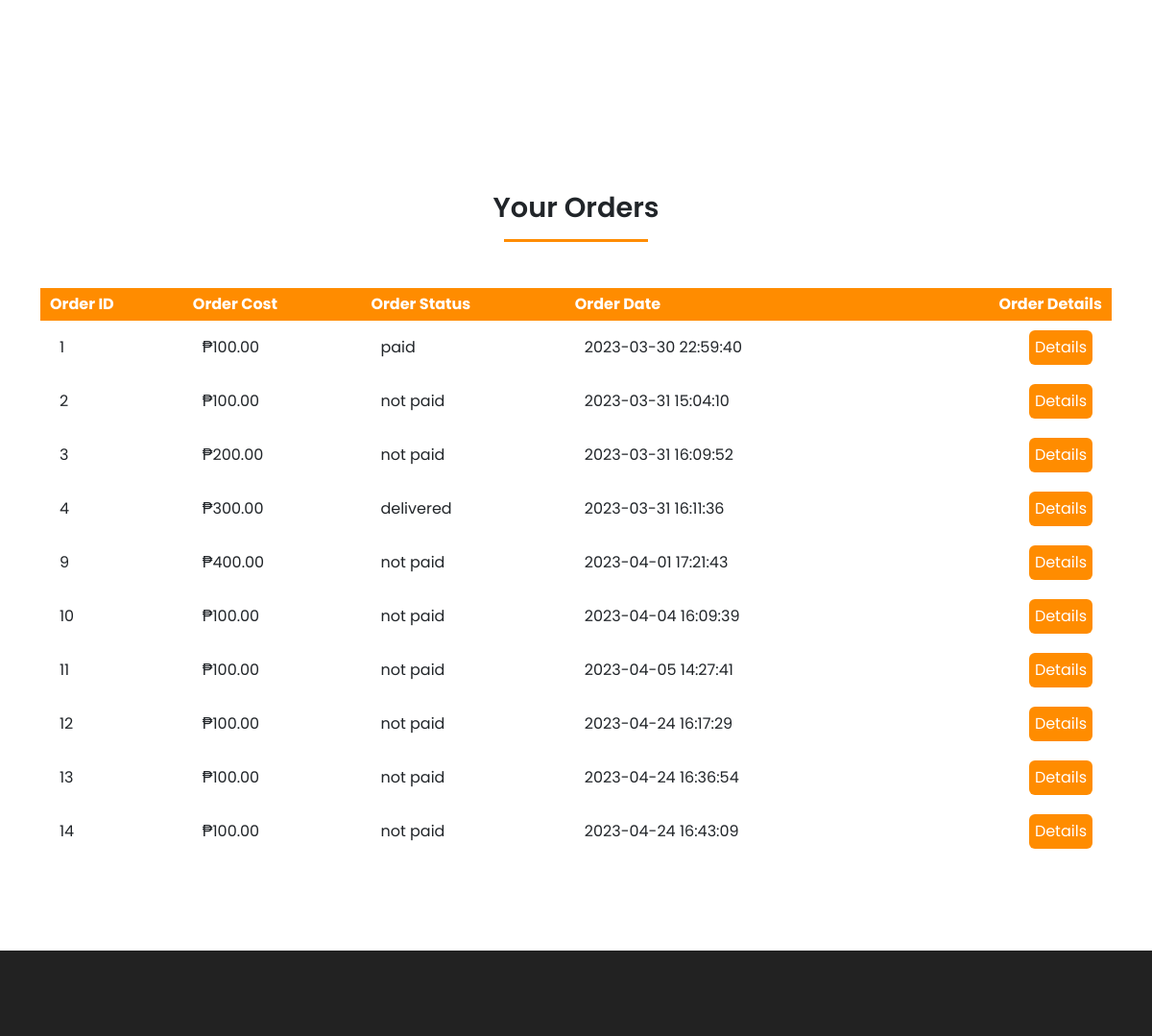
Page /account.php (signed in, middle part) on the earlier database version.
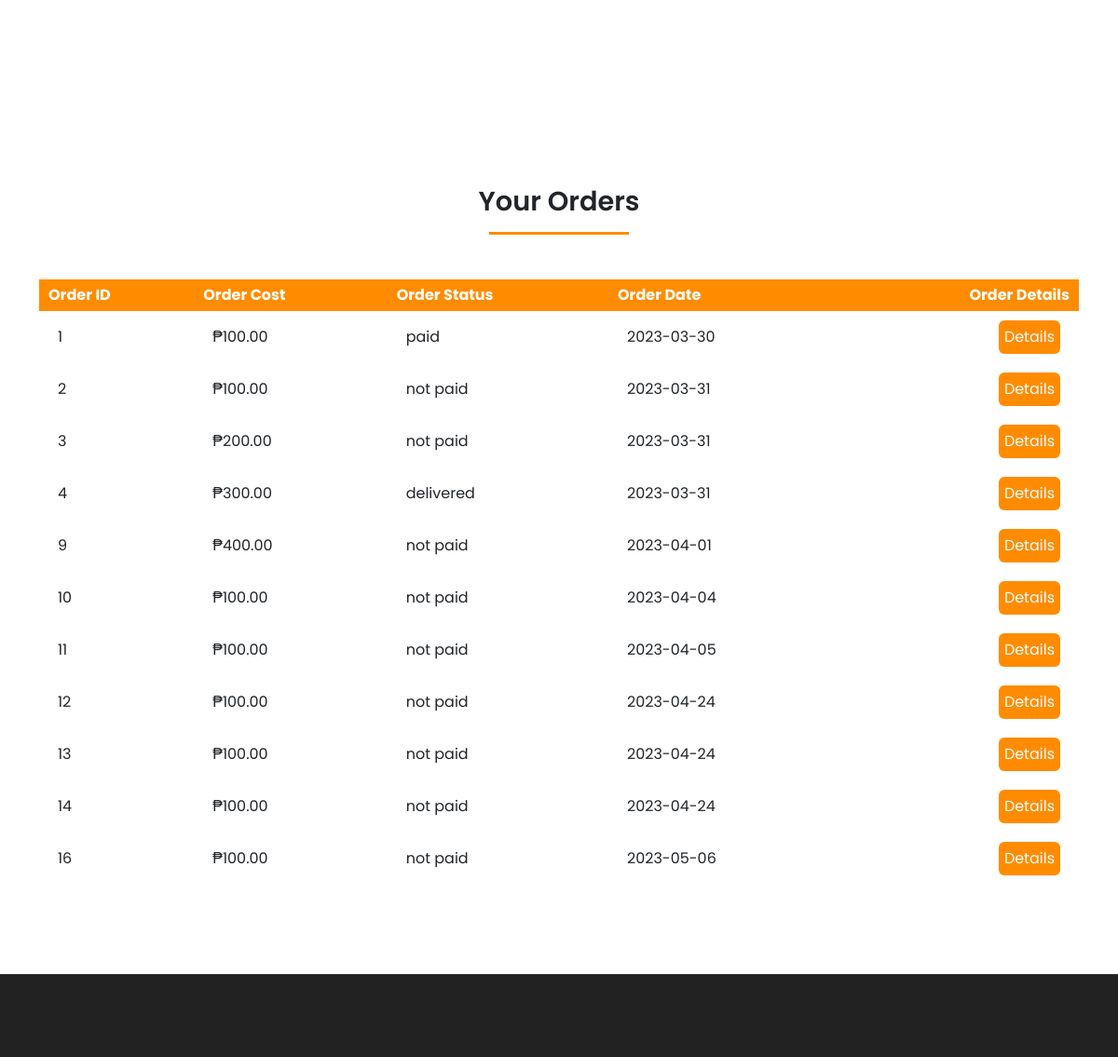
Same page on the later database version.
### tables this page shows
CREATE TABLE `orders` (
  `order_id` int(11) NOT NULL,
  `order_cost` decimal(6,2) NOT NULL,
  `order_status` varchar(100) NOT NULL DEFAULT 'on_hold',
  `user_id` int(11) NOT NULL,
  `user_phone` int(11) NOT NULL,
  `user_city` varchar(255) NOT NULL,
  `user_address` varchar(255) NOT NULL,
  `payment_method` varchar(20) NOT NULL,
  `payment_image` varchar(250) NOT NULL,
  `order_date` date NOT NULL DEFAULT current_timestamp()
);

### account.php (the view, shortened to what this page needs)
<?php
    include('layouts/header.php');
?>
<?php
include('server/connection.php');
if(isset($_SESSION['logged_in'])){
    $user_id = $_SESSION['user_id'];
    $stmt = $conn->prepare("SELECT * FROM orders WHERE user_id = ?");
    $stmt->bind_param('i', $user_id);
    $stmt->execute();
    $orders = $stmt->get_result();
}
?>
    <section class="my-5 py-5">
        <div class="row container mx-auto">
            <div class="text-center mt-5 pt-5 col-lg-6 col-md-12 col-sm-12">
            </div>
            <div class="col-lg-6 col-md-12 col-sm-12">
            </div>
        </div>
    </section>
    <section id="orders" class="orders container my-5 py-5">
        <div class="container mt-2">
            <h2 class="font-weight-bold text-center">Your Orders</h2>
            <hr class="mx-auto">
        </div>
        <table class="mt-5 pt-5">
            <tr>
                <th>Order ID</th>
                <th>Order Cost</th>
                <th>Order Status</th>
                <th>Order Date</th>
                <th>Order Details</th>
            </tr>
            <?php while($row = $orders->fetch_assoc()){ ?>
                <tr>
                    <td>
                        <span><?php echo $row['order_id']; ?></span>
                    </td>
                    <td>
                        <span>₱<?php echo $row['order_cost']; ?></span>
                    </td>
                    <td>
                        <span><?php echo $row['order_status']; ?></span>
                    </td>
                    <td>
                        <span><?php echo $row['order_date']; ?></span>
                    </td>
                    <td>
                        <form method="POST" action="order_details.php">
                            <input type="submit" class="btn order-details-btn" name="order_details_btn" value="Details">
                        </form>
                    </td>
                </tr>
            <?php }?>
        </table>
    </section>
    <?php include('layouts/footer.php'); ?>

### layouts/header.php (shortened to what this page needs)
<!DOCTYPE html>
<html lang="en">
<head>
    <link href="https://cdn.jsdelivr.net/npm/bootstrap@5.3.0-alpha2/dist/css/bootstrap.min.css" rel="stylesheet">
    <link rel="stylesheet" href="https://use.fontawesome.com/releases/v5.15.4/css/all.css"/>
    <link rel="stylesheet" href="assets/css/style.css">
</head>
<body>

### layouts/footer.php (shortened to what this page needs)
      <footer class="mt-5 py-5">
        <div class="row container mx-auto pt-5">
        </div>
      </footer>
</body>
</html>

### assets/css/style.css (style rules this page uses)
* { margin: 0; padding: 0; box-sizing: border-box; }
body { font-family: 'Poppins', sans-serif; }
hr { width: 150px; height: 3px !important; opacity: 1 !important; background-color: darkorange; color: darkorange; }
h2 { font-size: 1.8rem; font-weight: 600; }
Footer { background-color: #222222; }
td:last-child { text-align: right; }
th:last-child { text-align: right; }
.orders table { width: 100%; border-collapse: collapse; }
.orders th { padding: 5px 10px; color: white; background-color: darkorange; }
.orders th:nth-child(2) { padding: 5px 10px; color: white; background-color: darkorange; }
.orders td { padding: 10px 20px; }
.orders .order-details-btn { padding: 5px;; background-color: darkorange; color: white; }

Differences in the rows shown:
changed orders "paid": order_date "2023-03-30 22:59:40" → "2023-03-30"
changed orders id 2: order_date "2023-03-31 15:04:10" → "2023-03-31"
changed orders id 3: order_date "2023-03-31 16:09:52" → "2023-03-31"
changed orders "delivered": order_date "2023-03-31 16:11:36" → "2023-03-31"
changed orders id 9: order_date "2023-04-01 17:21:43" → "2023-04-01"
changed orders id 10: order_date "2023-04-04 16:09:39" → "2023-04-04"
changed orders id 11: order_date "2023-04-05 14:27:41" → "2023-04-05"
changed orders id 12: order_date "2023-04-24 16:17:29" → "2023-04-24"
changed orders id 13: order_date "2023-04-24 16:36:54" → "2023-04-24"
changed orders id 14: order_date "2023-04-24 16:43:09" → "2023-04-24"
added orders: order_id "16", order_cost "100.00", order_status "not paid", order_date "2023-05-06"
